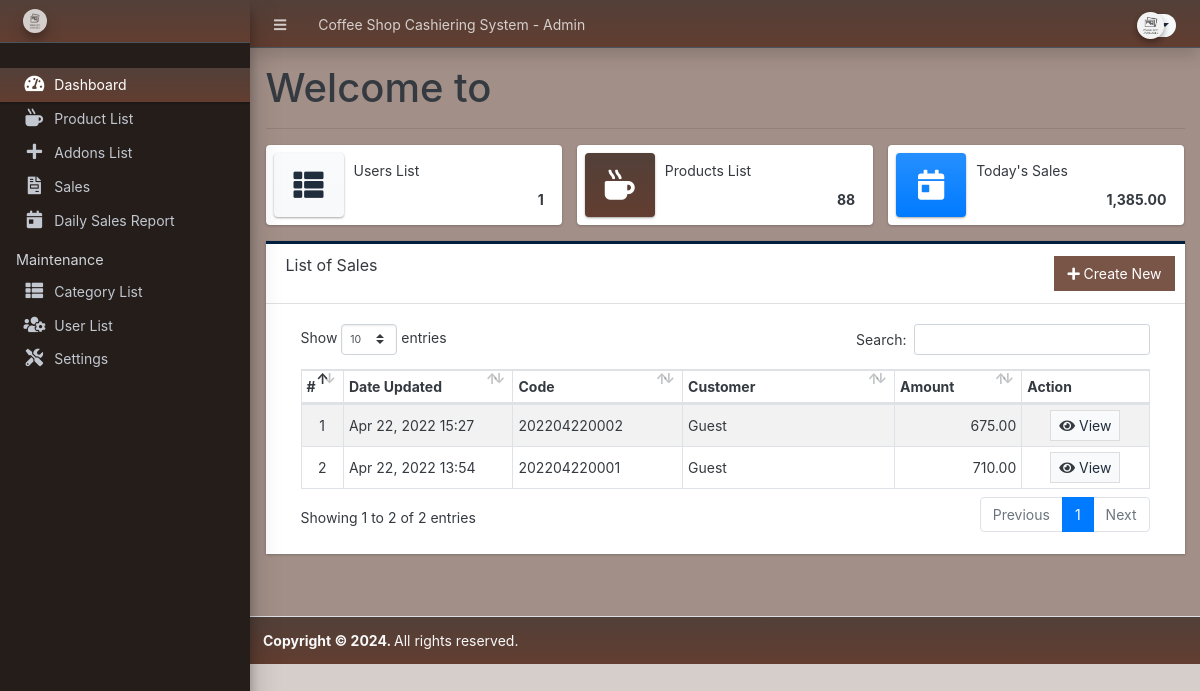
The app's page /admin/index.php with its own data.
### tables this page shows
CREATE TABLE `sale_list` (
  `id` int NOT NULL,
  `user_id` int DEFAULT NULL,
  `code` varchar(100) NOT NULL,
  `client_name` text NOT NULL,
  `amount` float(15,2) NOT NULL DEFAULT '0.00',
  `tendered` float(15,2) NOT NULL DEFAULT '0.00',
  `payment_type` tinyint(1) NOT NULL COMMENT '1 = Cash,\r\n2 = Debit Card,\r\n3 = Credit Card',
  `payment_code` text,
  `date_created` datetime NOT NULL DEFAULT CURRENT_TIMESTAMP,
  `date_updated` datetime NOT NULL DEFAULT CURRENT_TIMESTAMP ON UPDATE CURRENT_TIMESTAMP
);

### config.php (called while the page is built, shortened)
<?php
function format_num($number = '', $decimal = '')
{
    if (is_numeric($number)) {
        $ex = explode(".", $number);
        $decLen = isset($ex[1]) ? strlen($ex[1]) : 0;
        if (is_numeric($decimal)) {
            return number_format($number, $decimal);
        } else {
            return number_format($number, $decLen);
        }
    } else {
        return "Invalid Input";
    }
}
?>

### admin/home.php (the view, shortened to what this page needs)
<h1>Welcome to <?php echo $_settings->info('name') ?></h1>
<hr>
<div class="row">
  <div class="col-12 col-sm-4 col-md-4">
    <div class="info-box">
      <span class="info-box-icon bg-gradient-light elevation-1"><i class="fas fa-th-list"></i></span>
      <div class="info-box-content">
        <span class="info-box-text">Users List</span>
        <span class="info-box-number text-right">
          <?php
          $category = $conn->query("SELECT * FROM users where type = 2")->num_rows;
          echo format_num($category);
          ?>
        </span>
      </div>
    </div>
  </div>
  <div class="col-12 col-sm-4 col-md-4">
    <div class="info-box">
      <span class="info-box-icon bg-gradient-navy elevation-1"><i class="fas fa-mug-hot"></i></span>
      <div class="info-box-content">
        <span class="info-box-text">Products List</span>
        <span class="info-box-number text-right">
          <?php
          $product = $conn->query("SELECT * FROM product_list where delete_flag = 0 and `status` = 1")->num_rows;
          echo format_num($product);
          ?>
        </span>
      </div>
    </div>
  </div>
  <div class="col-12 col-sm-4 col-md-4">
    <div class="info-box">
      <span class="info-box-icon bg-gradient-primary elevation-1"><i class="fas fa-calendar-day"></i></span>
      <div class="info-box-content">
        <span class="info-box-text">Today's Sales</span>
        <span class="info-box-number text-right">
          <?php
          if ($_settings->userdata('type') == 3):
            $total = $conn->query("SELECT sum(amount) as total FROM sale_list where user_id = '{$_settings->userdata('id')}' ");
          else:
            $total = $conn->query("SELECT sum(amount) as total FROM sale_list");
          endif;
          $total = $total->num_rows > 0 ? $total->fetch_array()['total'] : 0;
          $total = $total > 0 ? $total : 0;
          echo format_num($total);
          ?>
        </span>
      </div>
    </div>
  </div>
</div>
<div class="card card-outline rounded-0 card-navy">
  <div class="card-header">
    <h3 class="card-title">List of Sales</h3>
    <div class="card-tools">
      <a href="./?page=sales/manage_sale" id="create_new" class="btn btn-flat btn-primary"><span
          class="fas fa-plus"></span> Create New</a>
    </div>
  </div>
  <div class="card-body">
    <div class="container-fluid">
      <div class="container-fluid">
        <table class="table table-hover table-striped table-bordered">
          <colgroup>
            <col width="5%">
            <col width="20%">
            <col width="20%">
            <col width="25%">
            <col width="15%">
            <col width="15%">
          </colgroup>
          <thead>
            <tr>
              <th>#</th>
              <th>Date Updated</th>
              <th>Code</th>
              <th>Customer</th>
              <th>Amount</th>
              <th>Action</th>
            </tr>
          </thead>
          <tbody>
            <?php
            $i = 1;
            if ($_settings->userdata('type') == 3):
              $qry = $conn->query("SELECT * FROM `sale_list` where user_id = '{$_settings->userdata('id')}' order by unix_timestamp(date_updated) desc ");
            else:
              $qry = $conn->query("SELECT * FROM `sale_list` order by unix_timestamp(date_updated) desc ");
            endif;
            while ($row = $qry->fetch_assoc()):
              ?>
              <tr>
                <td class="text-center"><?php echo $i++; ?></td>
                <td>
                  <p class="m-0 truncate-1"><?= date("M d, Y H:i", strtotime($row['date_updated'])) ?></p>
                </td>
                <td>
                  <p class="m-0 truncate-1"><?= $row['code'] ?></p>
                </td>
                <td>
                  <p class="m-0 truncate-1"><?= $row['client_name'] ?></p>
                </td>
                <td class='text-right'><?= format_num($row['amount']) ?></td>
                <td align="center">
                  <a class="btn btn-default bg-gradient-light btn-flat btn-sm"
                    href="?page=sales/view_details&id=<?php echo $row['id'] ?>"><span class="fa fa-eye text-dark"></span>
                    View</a>
                </td>
              </tr>
            <?php endwhile; ?>
          </tbody>
        </table>
      </div>
    </div>
  </div>
</div>

### records on screen
sale_list: date_updated "Apr 22, 2022 15:27", code "202204220002", client_name "Guest", amount "675.00"
sale_list: date_updated "Apr 22, 2022 13:54", code "202204220001", client_name "Guest", amount "710.00"

### other values on screen
$_settings->info('name') "Coffee Shop Cashiering System"
format_num($category) "1"
format_num($product) "88"
format_num($total) "1,385.00"
